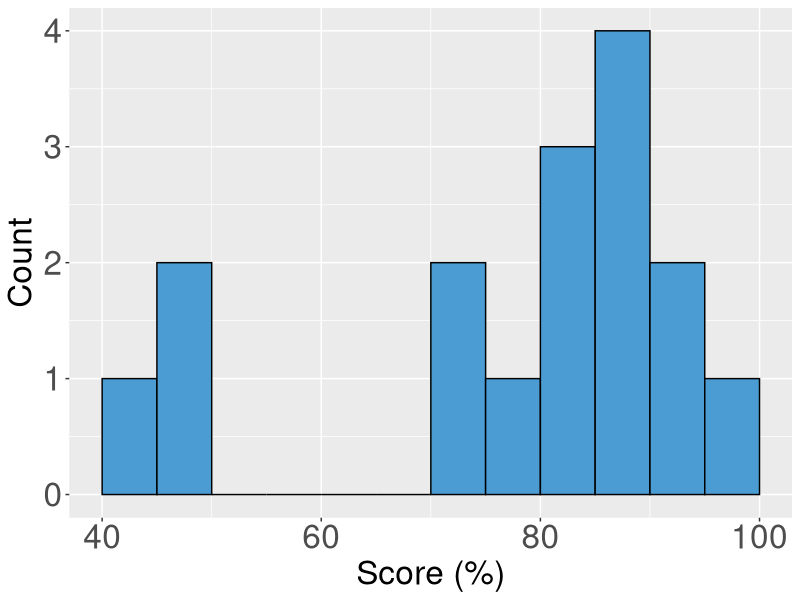

Source code (R): (Note: this script raises an error after producing the figure.)
## ---- chunk 1
knitr::opts_chunk$set(echo = TRUE)
library(ggplot2)
## ---- chunk 2
scores <- c(57,54,56,44,51,49,28,50,44,29,48,58,25,54,53,52)
ggplot()+
  geom_histogram(breaks=c(seq(40,100,5)),aes(x=scores/60*100), colour = 'black',fill ='#4B9CD3')+
  labs(x="Score (%)", y="Count")+
  theme(axis.text=element_text(size=24),
        axis.title=element_text(size=24))
## ---- chunk 3
knitr::include_graphics("EarthsWater-BarChart.png")
## ---- chunk 4
knitr::include_graphics("FIG6_3.gif")
## ---- chunk 5
knitr::include_graphics("soilTexture.png")
## ---- chunk 6
knitr::include_graphics("FIG6_5.gif")
